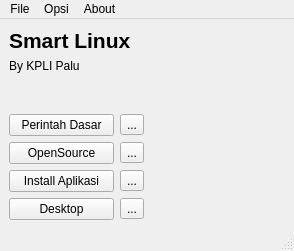
<?xml version="1.0" encoding="UTF-8"?>
<ui version="4.0">
 <class>Start</class>
 <widget class="QMainWindow" name="Start">
  <property name="geometry">
   <rect>
    <x>0</x>
    <y>0</y>
    <width>294</width>
    <height>251</height>
   </rect>
  </property>
  <property name="windowTitle">
   <string>Smart Linux</string>
  </property>
  <widget class="QWidget" name="centralwidget">
   <layout class="QHBoxLayout" name="horizontalLayout_5">
    <item>
     <layout class="QVBoxLayout" name="verticalLayout">
      <item>
       <widget class="QLabel" name="label">
        <property name="text">
         <string>&lt;html&gt;&lt;head/&gt;&lt;body&gt;&lt;p&gt;&lt;span style=&quot; font-size:16pt; font-weight:600;&quot;&gt;Smart Linux&lt;/span&gt;&lt;/p&gt;&lt;/body&gt;&lt;/html&gt;</string>
        </property>
       </widget>
      </item>
      <item>
       <widget class="QLabel" name="label_3">
        <property name="text">
         <string>By KPLI Palu</string>
        </property>
       </widget>
      </item>
      <item>
       <spacer name="verticalSpacer">
        <property name="orientation">
         <enum>Qt::Vertical</enum>
        </property>
        <property name="sizeHint" stdset="0">
         <size>
          <width>20</width>
          <height>40</height>
         </size>
        </property>
       </spacer>
      </item>
      <item>
       <layout class="QHBoxLayout" name="horizontalLayout">
        <item>
         <widget class="QPushButton" name="pushButton">
          <property name="text">
           <string>Perintah Dasar</string>
          </property>
          <property name="icon">
           <iconset resource="resources.qrc">
            <normaloff>:/icon/img/Term.png</normaloff>:/icon/img/Term.png</iconset>
          </property>
         </widget>
        </item>
        <item>
         <widget class="QToolButton" name="toolButton">
          <property name="text">
           <string>...</string>
          </property>
          <property name="icon">
           <iconset resource="resources.qrc">
            <normaloff>:/icon/img/help.png</normaloff>:/icon/img/help.png</iconset>
          </property>
         </widget>
        </item>
       </layout>
      </item>
      <item>
       <layout class="QHBoxLayout" name="horizontalLayout_2">
        <item>
         <widget class="QPushButton" name="pushButton_2">
          <property name="text">
           <string>OpenSource</string>
          </property>
          <property name="icon">
           <iconset resource="resources.qrc">
            <normaloff>:/icon/img/Tux.png</normaloff>:/icon/img/Tux.png</iconset>
          </property>
         </widget>
        </item>
        <item>
         <widget class="QToolButton" name="toolButton_2">
          <property name="text">
           <string>...</string>
          </property>
          <property name="icon">
           <iconset resource="resources.qrc">
            <normaloff>:/icon/img/help.png</normaloff>:/icon/img/help.png</iconset>
          </property>
         </widget>
        </item>
       </layout>
      </item>
      <item>
       <layout class="QHBoxLayout" name="horizontalLayout_3">
        <item>
         <widget class="QPushButton" name="pushButton_3">
          <property name="text">
           <string>Install Aplikasi</string>
          </property>
          <property name="icon">
           <iconset resource="resources.qrc">
            <normaloff>:/icon/img/app.png</normaloff>:/icon/img/app.png</iconset>
          </property>
         </widget>
        </item>
        <item>
         <widget class="QToolButton" name="toolButton_3">
          <property name="text">
           <string>...</string>
          </property>
          <property name="icon">
           <iconset resource="resources.qrc">
            <normaloff>:/icon/img/help.png</normaloff>:/icon/img/help.png</iconset>
          </property>
         </widget>
        </item>
       </layout>
      </item>
      <item>
       <layout class="QHBoxLayout" name="horizontalLayout_4">
        <item>
         <widget class="QPushButton" name="pushButton_4">
          <property name="layoutDirection">
           <enum>Qt::LeftToRight</enum>
          </property>
          <property name="text">
           <string>Desktop</string>
          </property>
          <property name="icon">
           <iconset resource="resources.qrc">
            <normaloff>:/icon/img/DE.png</normaloff>:/icon/img/DE.png</iconset>
          </property>
         </widget>
        </item>
        <item>
         <widget class="QToolButton" name="toolButton_4">
          <property name="text">
           <string>...</string>
          </property>
          <property name="icon">
           <iconset resource="resources.qrc">
            <normaloff>:/icon/img/help.png</normaloff>:/icon/img/help.png</iconset>
          </property>
         </widget>
        </item>
       </layout>
      </item>
     </layout>
    </item>
    <item>
     <widget class="QLabel" name="label_2">
      <property name="text">
       <string>&lt;html&gt;&lt;head/&gt;&lt;body&gt;&lt;p&gt;&lt;img src=&quot;:/icon/img/Tux.png&quot;/&gt;&lt;/p&gt;&lt;/body&gt;&lt;/html&gt;</string>
      </property>
     </widget>
    </item>
   </layout>
  </widget>
  <widget class="QMenuBar" name="menubar">
   <property name="geometry">
    <rect>
     <x>0</x>
     <y>0</y>
     <width>294</width>
     <height>21</height>
    </rect>
   </property>
   <widget class="QMenu" name="menuFile">
    <property name="title">
     <string>File</string>
    </property>
    <addaction name="actionKeluar"/>
   </widget>
   <widget class="QMenu" name="menuOpsi">
    <property name="title">
     <string>Opsi</string>
    </property>
    <widget class="QMenu" name="menuInfo_Distro">
     <property name="title">
      <string>Info Distro</string>
     </property>
     <addaction name="actionDebian"/>
     <addaction name="actionUbuntu"/>
     <addaction name="actionIGN"/>
     <addaction name="actionMint"/>
    </widget>
    <addaction name="actionPemula"/>
    <addaction name="actionLanjutan"/>
    <addaction name="actionPerintah_Dasar"/>
    <addaction name="menuInfo_Distro"/>
   </widget>
   <widget class="QMenu" name="menuAbout">
    <property name="title">
     <string>About</string>
    </property>
    <addaction name="actionHelp"/>
    <addaction name="separator"/>
    <addaction name="actionAbout"/>
   </widget>
   <addaction name="menuFile"/>
   <addaction name="menuOpsi"/>
   <addaction name="menuAbout"/>
  </widget>
  <widget class="QStatusBar" name="statusbar"/>
  <action name="actionHelp">
   <property name="icon">
    <iconset resource="resources.qrc">
     <normaloff>:/icon/img/help.png</normaloff>:/icon/img/help.png</iconset>
   </property>
   <property name="text">
    <string>Help</string>
   </property>
  </action>
  <action name="actionAbout">
   <property name="icon">
    <iconset resource="resources.qrc">
     <normaloff>:/icon/img/help-about.png</normaloff>:/icon/img/help-about.png</iconset>
   </property>
   <property name="text">
    <string>About</string>
   </property>
  </action>
  <action name="actionPerintah_Dasar">
   <property name="text">
    <string>Perintah Dasar</string>
   </property>
  </action>
  <action name="actionKeluar">
   <property name="icon">
    <iconset resource="resources.qrc">
     <normaloff>:/icon/img/application-exit.png</normaloff>:/icon/img/application-exit.png</iconset>
   </property>
   <property name="text">
    <string>Keluar</string>
   </property>
  </action>
  <action name="actionPemula">
   <property name="text">
    <string>Pemula</string>
   </property>
  </action>
  <action name="actionLanjutan">
   <property name="text">
    <string>Lanjutan</string>
   </property>
  </action>
  <action name="actionDebian">
   <property name="icon">
    <iconset resource="resources.qrc">
     <normaloff>:/icon/img/dist_deb.png</normaloff>:/icon/img/dist_deb.png</iconset>
   </property>
   <property name="text">
    <string>Debian</string>
   </property>
  </action>
  <action name="actionUbuntu">
   <property name="icon">
    <iconset resource="resources.qrc">
     <normaloff>:/icon/img/dist_ubuntu.png</normaloff>:/icon/img/dist_ubuntu.png</iconset>
   </property>
   <property name="text">
    <string>Ubuntu</string>
   </property>
  </action>
  <action name="actionIGN">
   <property name="icon">
    <iconset resource="resources.qrc">
     <normaloff>:/icon/img/igos.png</normaloff>:/icon/img/igos.png</iconset>
   </property>
   <property name="text">
    <string>IGN</string>
   </property>
  </action>
  <action name="actionMint">
   <property name="icon">
    <iconset resource="resources.qrc">
     <normaloff>:/icon/img/dist_mint.png</normaloff>:/icon/img/dist_mint.png</iconset>
   </property>
   <property name="text">
    <string>Mint</string>
   </property>
  </action>
 </widget>
 <resources>
  <include location="resources.qrc"/>
 </resources>
 <connections/>
</ui>
